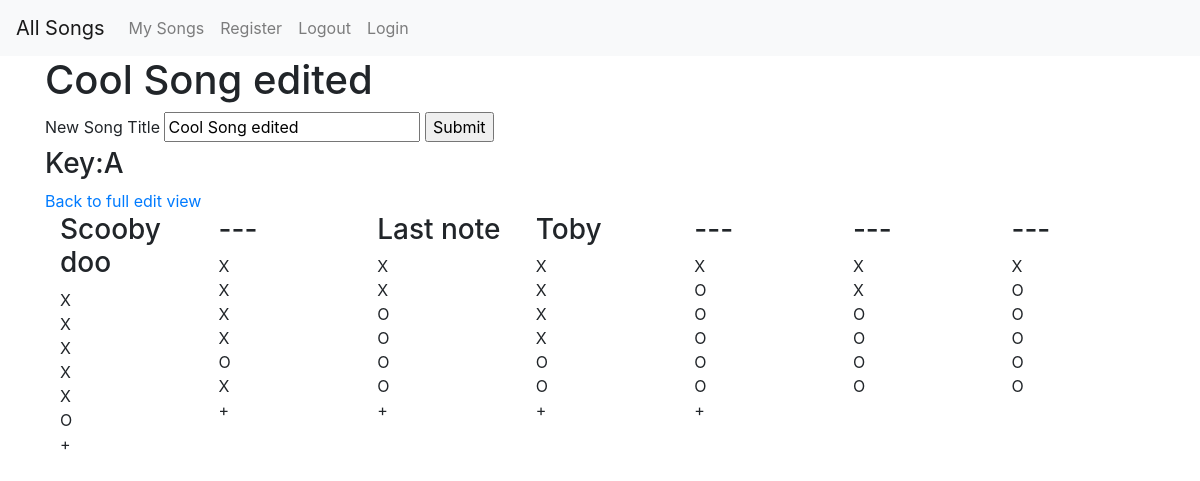
The app's page /song_edit_title/5, older data.
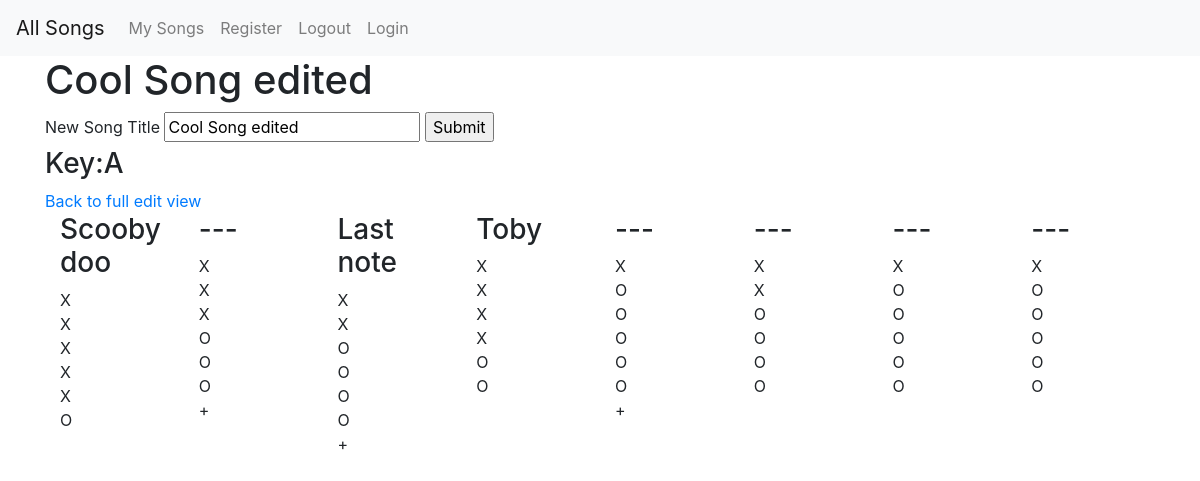
The same page, newer data.
### tabs/models.py (models this page shows, shortened)
class Notes(models.Model):
    upper_octave = models.BooleanField(default = False)
    comment = models.CharField(max_length = 50)
    hole_1 = models.BooleanField(default = False)
    hole_2 = models.BooleanField(default = False)
    hole_3 = models.BooleanField(default = False)
    hole_4 = models.BooleanField(default = False)
    hole_5 = models.BooleanField(default = False)
    hole_6 = models.BooleanField(default = False)
    song = models.ForeignKey(Song, on_delete = models.SET_NULL, null=True)

### tabs/views.py (the view)
# urls.py: path('song_edit_title/<int:pk>', views.song_edit_name, name='edit_name'),
def song_edit_name(request, pk):
    song = Song.objects.get(id=pk)
    notes = song.notes_set.all()
    if request.method == 'POST':
        new_name = request.POST['title']
        song.name = new_name
        song.save()
        page_back_url = "/edit/" + str(pk) + "/"
        return redirect(page_back_url)
    context = {'notes': notes, 'song': song}
    return render(request, 'tabs/song_edit_name.html', context)

### tabs/templates/tabs/song_edit_name.html (shortened to what this page needs)
{% extends "tabs/base.html" %}
{% block body_block %}
<body>
    <h1>{{ song.name }}</h1>
    <form action="" method = 'POST'>
        <label for="title">New Song Title</label>
        <input type="text" id='title' name="title" value="{{song.name}}">
        <input type="submit" value="Submit">
    </form>
    <h3>Key:{{ song.key }}</h3>
    <a class = 'button' href="{% url 'edit' pk=song.pk %}">Back to full edit view</a>
<div class="container">
  <div class="row align-items-start">
    {% for note in notes %}
        <div class="col">
            <h3>{{ note.comment }}</h3>
            {% if note.hole_1 == True %}
            <div>X</div>
            {% else %}
            <div>O</div>
            {% endif %}
            {% if note.hole_2 == True %}
            <div>X</div>
            {% else %}
            <div>O</div>
            {% endif %}
            {% if note.hole_3 == True %}
            <div>X</div>
            {% else %}
            <div>O</div>
            {% endif %}
            {% if note.hole_4 == True %}
            <div>X</div>
            {% else %}
            <div>O</div>
            {% endif %}
            {% if note.hole_5 == True %}
            <div>X</div>
            {% else %}
            <div>O</div>
            {% endif %}
            {% if note.hole_6 == True %}
            <div>X</div>
            {% else %}
            <div>O</div>
            {% endif %}
            {% if note.upper_octave == True %}
            <div>+</div>
            {% else %}
            <div></div>
            {% endif %}
        </div>
    {% endfor %}
  </div>
</div>
{% endblock %}

Row changes from the older to the newer data that the page shows:
changed Notes "Scooby doo": no longer shows "+"
changed Notes (number 2 of 8 on the later page): hole_4 "X" → "O"; hole_6 "X" → "O"
changed Notes "Toby": no longer shows "+"
added Notes: comment "---", hole_1 "X", hole_2 "O", hole_3 "O", hole_4 "O", hole_5 "O", hole_6 "O"
